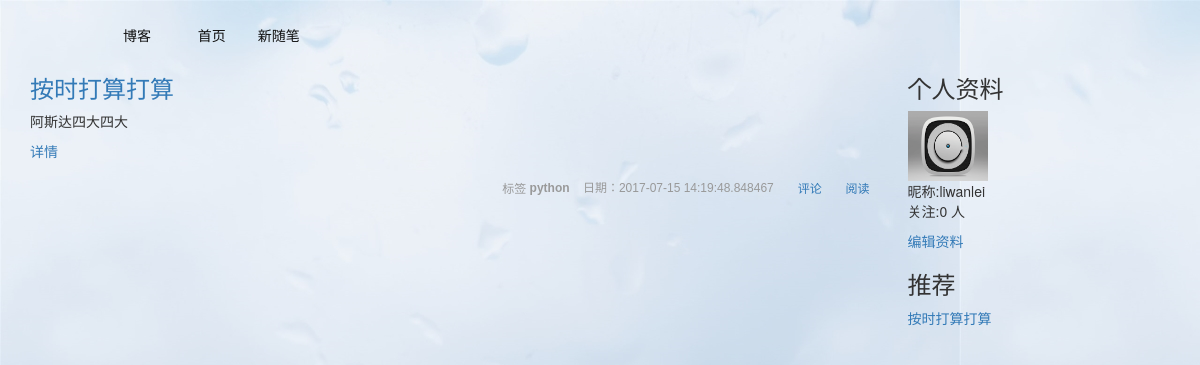
The page /person (signed in) on the database its author committed.
### app/models.py (models this page shows, shortened)
class Post(db.Model):
    __tablename__='posts'
    id=db.Column(db.Integer(),primary_key=True,autoincrement=True)
    title=db.Column(db.String(255),unique=False)
    text=db.Column(db.Text())
    publish_date=db.Column(db.DateTime(),default=datetime.datetime.now())
    user_id=db.Column(db.Integer(),db.ForeignKey('users.id'))
    is_recomment=db.Column(db.Boolean(),default=False)
    comments = db.relationship(
        'Comment',
        backref='posts',
        lazy='dynamic')
    tag = db.relationship(
        'Tag',
        secondary=posts_tags,
        backref=db.backref('posts', lazy='dynamic')
    )
    classname=db.relationship('Classifa',
    	secondary=post_class,
    	backref=db.backref('posts'))

class Tag(db.Model):
    __tablename__ = 'tags'
    id = db.Column(db.Integer(), primary_key=True)
    name=db.Column(db.String(255))
    def __repr__(self):
        return self.name

class User(db.Model):
    __tablename__='users'
    id=db.Column(db.Integer(),primary_key=True,autoincrement=True)
    username=db.Column(db.String(64),unique=True,index=True)
    name=db.Column(db.String(64),default=username,nullable=True)
    password=db.Column(db.String(64),unique=True)
    user_regest_date = db.Column(db.DateTime(), default=datetime.datetime.now())
    user_email=db.Column(db.String(64),nullable=True)
    user_qq=db.Column(db.Integer(),nullable=True,unique=True)
    last_time_login=db.Column(db.DateTime(),default=datetime.datetime.now())
    user_image=db.Column(db.String(252),nullable=True)
    user_token=db.Column(db.String(580),nullable=True)
    posts = db.relationship(
        'Post',
        backref='users',
        lazy='dynamic')
    followed = db.relationship('User',
                               secondary=followers,
                               primaryjoin=(followers.c.follower_id == id),
                               secondaryjoin=(followers.c.followed_id == id),
                               backref=db.backref('followers', lazy='dynamic'),
                               lazy='dynamic')
    comment = db.relationship(
        'Comment',
        backref='users',
        lazy='dynamic')

### app/views.py (the view)
@app.route('/person',methods=['GET','POST'])
@cache.cached(timeout=60*3)
def center_person():
    if not session.get('username'):
        return redirect(url_for('login'))
    user_id=User.query.filter_by(username=session.get('username')).first()
    posts=Post.query.filter_by(user_id=user_id.id).all()
    tuijian_posts = Post.query.filter_by(user_id=user_id.id,is_recomment=True).all()
    tag_in=[]
    for post in posts:
        tag_in.append(post.classname[0])
    fenleis=set(tag_in)
    return render_template('person_center.html',username=user_id,posts=posts,tuijian_posts=tuijian_posts,fenleis=fenleis)

### app/templates/person_center.html (shortened to what this page needs)
{%extends 'per_base.html'%}
 {% block content %}
     {% for post in posts %}
     <div style="height:10%">
      <h3><a href="{{url_for('post',post_id=post.id)}}">{{ post.title }}</a></h3>
        {{ post.text | truncate(100) | safe }}
        <p> <a href="{{url_for('post',post_id=post.id)}}">详情</a></p>
        <div style="padding: 5px 0;color: #999;font: normal 12px/24px Arial;text-align: right;">
    <span class="glyphicon glyphicon-tag">标签 </span>
    {%for tag in post.tag%}<strong>{{tag}}</strong> {%endfor%}
    <span  style="margin: 0 5px 0 0;">&nbsp;日期：<span href=''>{{ post.publish_date }}&nbsp;</span></span>
    <span  style="margin: 0 5px 0 0;" class="glyphicon glyphicon-comment"><a href='{{url_for('post',post_id=post.id)}}'>&nbsp;评论&nbsp;</a></span>
    <span  style="margin: 0 5px 0 0;" class="glyphicon glyphicon-eye-open"><a href='{{url_for('post',post_id=post.id)}}'>&nbsp;阅读&nbsp;</a></span></div>
	</div>
    {% endfor %}
			 {% endblock %}
{%block fenlei %}
{% if username.user_image%}
<img  src="{{username.user_image}}" style="height:80px;">
{%else%}
<img src="/static/img/0.jpg" style="height:70px;width:80px">
{%endif%}
<div>昵称:{{username.name}}</div>
<p>关注:{{username.followers.count()}} 人
</p>
<p><a href="{{url_for('editperson')}}">编辑资料</a></p>
{%endblock%}
{% block tuijian %}
    {%for tui in tuijian_posts%}
	<p><a href='{{url_for('post',post_id=tui.id)}}'>{{tui.title}}</a></P>
	{%endfor%}
{% endblock %}

### rows shown on the page
Post: title "按时打算打算", text "阿斯达四大四大", publish_date "2017-07-15 14:19:48.848467"
Tag: name "python"
User: name "liwanlei"

### other values the page prints
{{ username.followers.count() }} "0"
